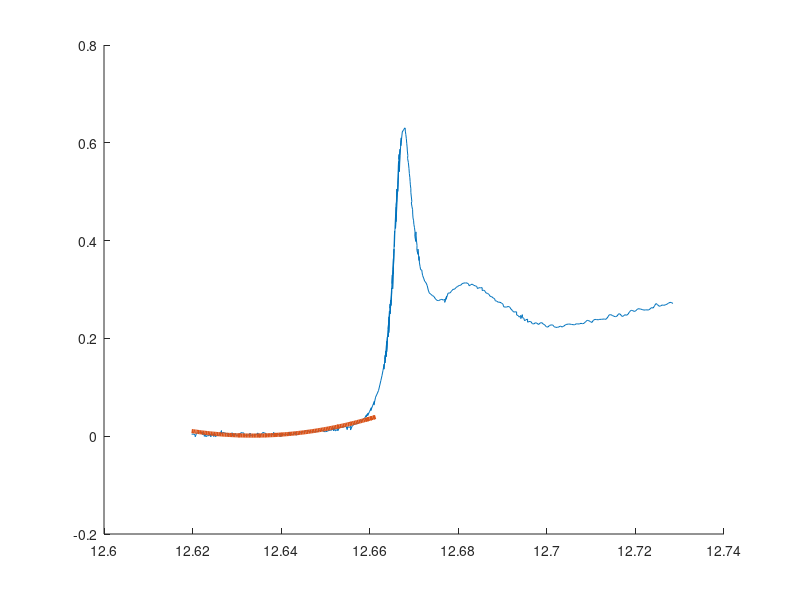

This figure's MATLAB source:
format long
clear; clc; close all

x = csvread('SeO4.csv');

coluna1 = x(:,1);
coluna2 = x(:,2);

% ===============================================================================

col1_01 = x(1:150,1);
col2_01 = x(1:150,2);

c = col1_01(75);
sigma = 0.016;
k = 3;

pesos = exp(-((abs(col1_01-c)/sigma).^2));
tam_coluna1 = length(col1_01);
W = diag(pesos);
X = vander(col1_01);
X = X(:, tam_coluna1 - k : tam_coluna1);

aprox = ((X' * W * X) \ (X' * W * col2_01));
% aprox = flipud(aprox);

f_1 = X*aprox;
% f_1 = polyval(aprox,col1_01);

% ===============================================================================

% col1_02 = x(150:250,1);
% col2_02 = x(150:250,2);

% c = col1_02(55);
% sigma = 0.016;
% k = 3;

% pesos = exp(-((abs(col1_02-c)/sigma).^2));
% tam_coluna1 = length(col1_02);
% W = diag(pesos);
% X = vander(col1_02);
% X = X(:, tam_coluna1 - k : tam_coluna1);

% aprox = ((X' * W * X) \ (X' * W * col2_02));
% % aprox = flipud(aprox);

% f_2 = polyval(aprox,col1_02);

% ==============================================================================

hold 
plot(coluna1, coluna2, "-");
plot(col1_01, f_1, '-', 'LineWidth', 3);
% plot(col1_02, f_2, '-', 'LineWidth', 3);
